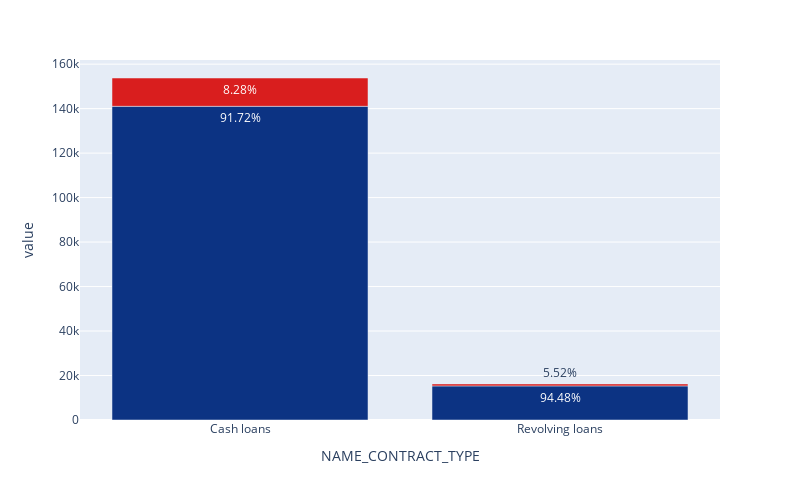

The notebook cell this image was saved under:
### Markdown cell above
Women are better at returning loans? Well, they are definitely more frequent lenders.

### Code cell
plot_bar(app_train, 'NAME_CONTRACT_TYPE')

### Figure 1 — Plotly figure (JSON) as saved in the notebook; plotly's stock layout.template omitted (floating-point values rounded to 4 significant figures)
{"data": [{"alignmentgroup": "True", "hovertemplate": "NAME_CONTRACT_TYPE=%{x}<br>value=%{y}<br>text=%{text}<br>TARGET=%{marker.color}<extra></extra>", "legendgroup": "", "marker": {"color": [0, 1, 0, 1], "coloraxis": "coloraxis", "pattern": {"shape": ""}}, "name": "", "offsetgroup": "", "orientation": "v", "showlegend": false, "text": ["91.72%", "8.28%", "94.48%", "5.52%"], "textposition": "auto", "type": "bar", "x": ["Cash loans", "Cash loans", "Revolving loans", "Revolving loans"], "xaxis": "x", "y": [141036, 12735, 15333, 896], "yaxis": "y"}], "layout": {"autosize": false, "barmode": "relative", "coloraxis": {"colorbar": {"title": {"text": "TARGET"}}, "colorscale": [[0, "rgb(12,51,131)"], [0.25, "rgb(10,136,186)"], [0.5, "rgb(242,211,56)"], [0.75, "rgb(242,143,56)"], [1, "rgb(217,30,30)"]], "showscale": false}, "height": 500, "legend": {"title": {"text": "Legend Heading"}, "tracegroupgap": 0}, "margin": {"t": 60}, "showlegend": true, "width": 800, "xaxis": {"anchor": "y", "domain": [0, 1], "title": {"text": "NAME_CONTRACT_TYPE"}}, "yaxis": {"anchor": "x", "domain": [0, 1], "title": {"text": "value"}}}}
